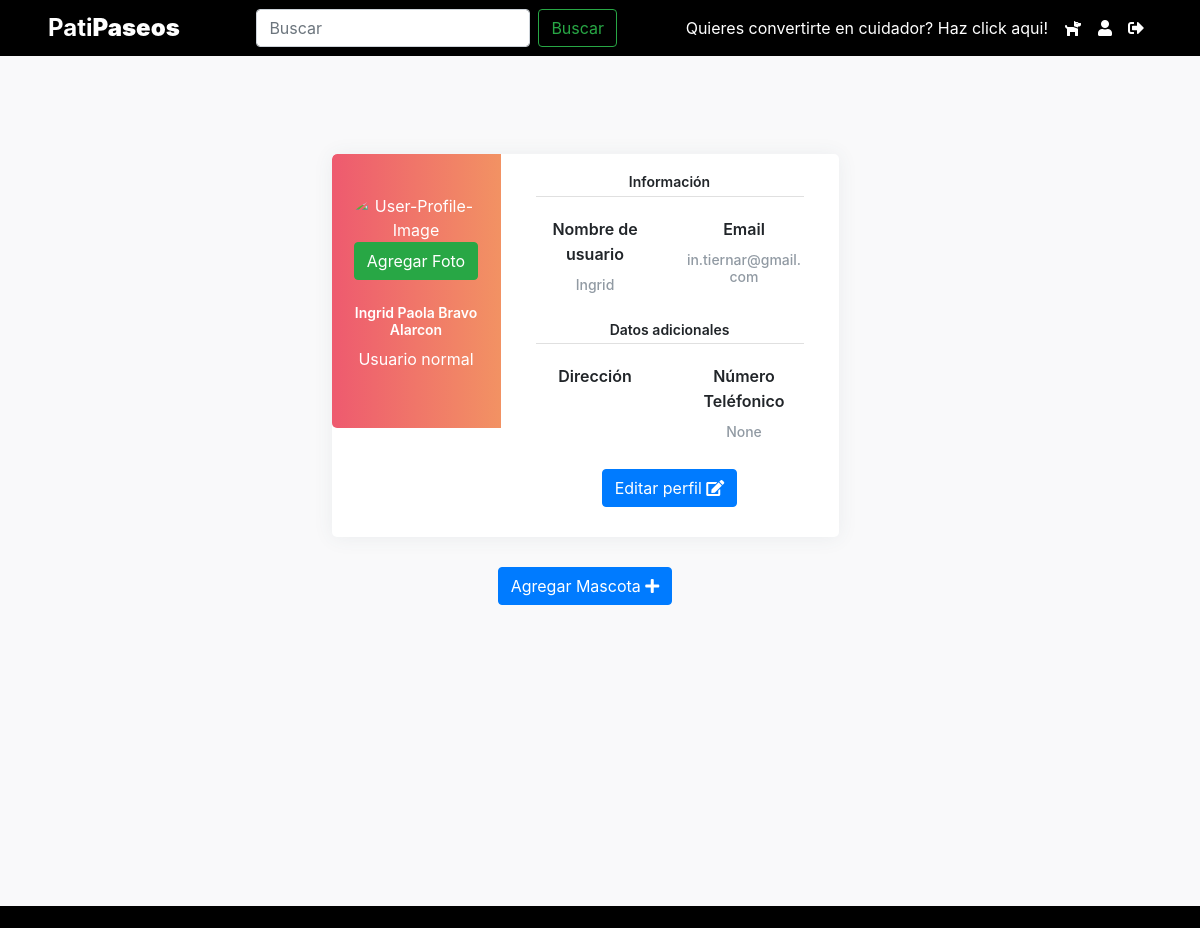
/perfil/ (signed in), run on an earlier commit of the app's database.
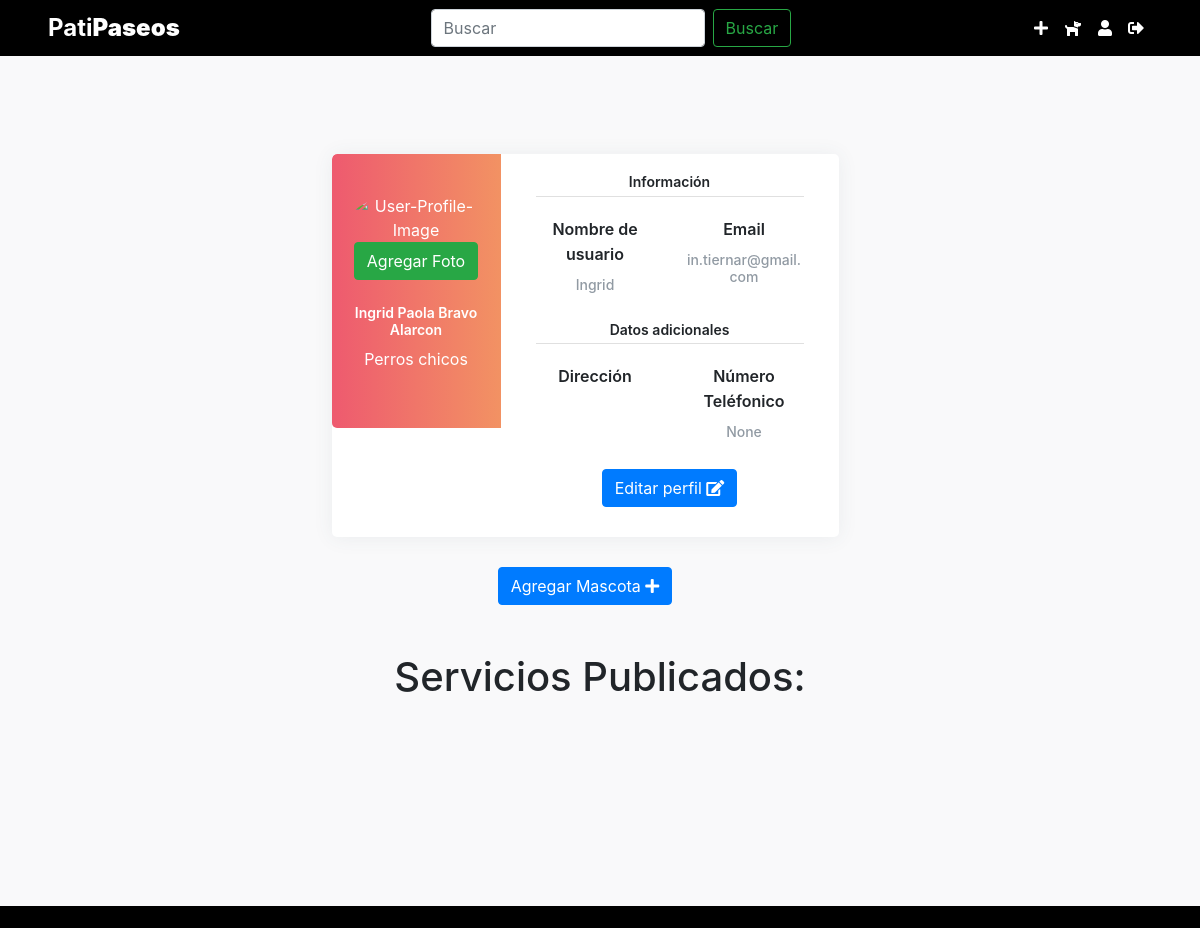
And on a later commit of the database.
### app_mascotas/models.py (models this page shows, shortened)
class Propietario(AbstractUser):
    rut = models.CharField(max_length=20, unique=True, default="")
    direccion = models.CharField(max_length=255, default="")
    imagen = models.ImageField(upload_to="imgprod", null=True)
    es_cuidador = models.BooleanField(default=False)
    telefono = models.CharField(max_length=15, blank=True, null=True)

class Cuidador(models.Model):
    propietario = models.OneToOneField(Propietario, on_delete=models.CASCADE)
    id_cuidador = models.AutoField(primary_key=True)
    especializacion = models.CharField(max_length=50 ,default="")
    experiencia = models.TextField(default="")
    disponibilidad = models.CharField(max_length=50, default="Disponible")

### app_mascotas/views.py (the view)
# urls.py: path('perfil/', views.perfil, name='perfil'),
@login_required
def perfil(request):
    context = {}
    cuidador_data = None
    form_mascota = frmMascota()
    if request.method == 'POST':
        form_mascota = frmMascota(request.POST, request.FILES)
        if form_mascota.is_valid():
            nueva_mascota = form_mascota.save(commit=False)
            nueva_mascota.propietario = request.user  # Asigna el propietario de la mascota
            nueva_mascota.save()
            messages.success(request, 'Mascota agregada con éxito.')
            return redirect('perfil')
    else:
        form_mascota = frmMascota()
    mascotas_usuario = Mascota.objects.filter(propietario=request.user)
    check = Propietario.objects.filter(pk=request.user.id)
    if len(check) > 0:
        data = Propietario.objects.get(pk=request.user.id)
        context["data"] = data
        if data.es_cuidador:
            cuidador_data = Cuidador.objects.filter(propietario=data).first()
            servicios = Servicio.objects.filter(cuidador=cuidador_data)
            context["cuidador_data"] = cuidador_data
            context["servicios"] = servicios
            context["cuidador_data"] = cuidador_data
    else:
        data = None
    context["mascotas_usuario"] = mascotas_usuario
    context["form_mascota"] = form_mascota
    return render(request, "app_mascotas/perfil.html", context)

### app_mascotas/forms.py
class frmMascota(forms.ModelForm):
    class Meta:
        model=Mascota
        fields=["nombre_mascota","tipo_mascota","tamaño_mascota","raza_mascota", "imagen"]
    def __init__(self, *args, **kwargs):
        super().__init__(*args, **kwargs)
        self.helper = FormHelper(self)
        self.helper.form_method = 'post'
        self.helper.add_input(Submit('submit', 'Guardar'))
        self.fields['raza_mascota'].required = False
        self.fields['imagen'].required = False

### app_mascotas/templates/app_mascotas/perfil.html (shortened to what this page needs)
{% extends "app_mascotas/base.html" %}
{% load static %}
{% load crispy_forms_tags %}
{% block content %}
<div class="page-content page-container" id="page-content">
    <div class="padding">
        <div class="row container d-flex justify-content-center">
            <div class="col-xl-6 col-md-12">
                <div class="card user-card-full">
                    <div class="row m-l-0 m-r-0">
                        <div class="col-sm-4 bg-c-lite-green user-profile">
                            <div class="card-block text-center text-white">
                                <div class="m-b-25">
                                    {% if data.imagen %}
                                        <img src="{{ data.imagen.url }}" class="circle responsive-img" alt="User-Profile-Image">
                                        <button class="btn btn-info m-t-10" onclick="editProfileImage()"><i class="fas fa-edit"></i></button>
                                    {% else %}
                                        <img src="{% static 'img/no_avatar.jpg' %}" class="img-radius" alt="User-Profile-Image">
                                        <button class="btn btn-success m-t-10" onclick="addProfileImage()">Agregar Foto</button>
                                    {% endif %}
                                </div>
                                <h6 class="f-w-600">{{ data.first_name }} {{ data.last_name }}</h6>
                                <p>{{ cuidador_data.especializacion|default:"Usuario normal" }}</p>
                            </div>
                        </div>
                        <div class="col-sm-8">
                            <div class="card-block">
                                <h6 class="m-b-20 p-b-5 b-b-default f-w-600">Información</h6>
                                <div class="row">
                                    <div class="col-sm-6">
                                        <p class="m-b-10 f-w-600">Nombre de usuario</p>
                                        <h6 class="text-muted f-w-400">{{ data.username }}</h6>
                                    </div>
                                    <div class="col-sm-6">
                                        <p class="m-b-10 f-w-600">Email</p>
                                        <h6 class="text-muted f-w-400">{{ data.email }}</h6>
                                    </div>
                                </div>
                                <h6 class="m-b-20 m-t-40 p-b-5 b-b-default f-w-600">Datos adicionales</h6>
                                <div class="row">
                                    <div class="col-sm-6">
                                        <p class="m-b-10 f-w-600">Dirección</p>
                                    </div>
                                    <div class="col-sm-6">
                                        <p class="m-b-10 f-w-600">Número Teléfonico</p>
                                        <h6 class="text-muted f-w-400">{{data.telefono}}</h6>
                                    </div>
                                </div>
                                <ul class="social-link list-unstyled m-t-40 m-b-10">
                                     <a href="{% url 'editar_perfil' data.id %}" class="btn btn-primary">Editar perfil
                                        <i class="fas fa-edit"></i>
                                    </a>
                                </ul>
                            </div>
                        </div>
                    </div>
                </div>
                <a class="btn btn-primary" data-toggle="modal" data-target="#agregarMascotaModal">
                    Agregar Mascota <i class="fas fa-plus"></i>
                </a>
            </div>
        </div>
    </div>
    {% if cuidador_data %}
    <div class="col-md-12">
        <h1>Servicios Publicados:</h1>
    </div>
{% else %}
    <div class="col-md-12">
        <p></p>
    </div>
{% endif %}
</div>
{% endblock %}

### app_mascotas/templates/app_mascotas/base.html (shortened to what this page needs)
<!DOCTYPE html>
<html lang="en">
{% load static %}
<head>
    <link rel="stylesheet" href="https://maxcdn.bootstrapcdn.com/bootstrap/4.5.2/css/bootstrap.min.css">
    <link rel="stylesheet" href="https://cdnjs.cloudflare.com/ajax/libs/font-awesome/5.15.3/css/all.min.css">
    <link rel="stylesheet" type="text/css" href="https://cdn.jsdelivr.net/npm/daterangepicker/daterangepicker.css" />
    <link rel="stylesheet" href="{% static 'app_mascotas/css/estilo.css' %}">
</head>
<body>
    <header>
        <nav class="navbar navbar-expand-lg navbar-dark">
            <a class="navbar-brand" href="{% url 'index' %}"><h1>Pati<strong>Paseos</strong></h1></a>
            <div class="collapse navbar-collapse" id="navbarTogglerDemo03">
                <form method="get" action="{% url 'index' %}" class="form-inline my-2 my-lg-0">
                    <input class="form-control mr-sm-2" name="q" type="search" placeholder="Buscar" aria-label="Buscar">
                    <button class="btn btn-outline-success my-2 my-sm-0" type="submit">Buscar</button>
                  </form>
                {% if user.is_authenticated %}
                    <ul class="navbar-nav ml-auto">
                    {% if not user.es_cuidador %}
                        <li class="nav-item">
                            <a class="nav-link" href="{% url "cuidador" %}">Quieres convertirte en cuidador? Haz click aqui!</a>
                        </li>
                    {% endif %}
                    {% if user.es_cuidador %}
                        <li class="nav-item">
                            <a class="nav-link" href="{% url "servicio" %}"><i class="fas fa-solid fa-plus"></i></a>
                        </li>
                    {% endif %}
                        <li class="nav-item">
                            <a class="nav-link" href="{% url "prestacion" %}"><i class="fas fa-solid fa-dog"></i></a>
                        </li>
                        <li class="nav-item">
                            <a class="nav-link" href="{% url "perfil" %}"><i class="fas fa-solid fa-user"></i></a>
                        </li>
                        <li class="nav-item">
                            <a class="nav-link" href="#" onclick="confirmLogout()" ><i class="fas fa-sign-out-alt"></i>
                            </a>
                        </li>
                    </ul>
                {% endif %}
            </div>
        </nav>
    </header>
    <main class="contenido-principal">
        <div id="content-wrap">
        {% block content %}
        {% endblock %}
    </main>
      <footer>
      </footer>
</body>
</html>

### app_mascotas/static/app_mascotas/css/estilo.css (style rules this page uses)
header { background-color: rgb(0, 0, 0); color: #fff; position: relative; padding: 0 2rem; }
header h1 { margin: 0; }
footer { text-align: center; padding: 3px; background-color: rgb(0, 0, 0); color: white; width: 100%; }
.contenido-principal { text-align: center; margin-top: 50px; position: relative; min-height: 100vh; }
#content-wrap { padding-bottom: 2.5rem; }
.contenido-principal p { font-size: 16px; }
ul { list-style: none; padding-left: 0; }
.card { transition: transform 0.2s; }
.navbar-nav .nav-item .nav-link { color: #ffffff; transition: color 0.3s; }
.navbar-brand h1 { color: #ffffff; font-size: 1.5rem; font-weight: bold; transition: color 0.3s; text-decoration: none; }
body { background-color: #f9f9fa }
.padding { padding: 3rem !important }
.user-card-full { overflow: hidden; }
.card { border-radius: 5px; -webkit-box-shadow: 0 1px 20px 0 rgba(69,90,100,0.08); box-shadow: 0 1px 20px 0 rgba(69,90,100,0.08); border: none; margin-bottom: 30px; }
.m-r-0 { margin-right: 0px; }
.m-l-0 { margin-left: 0px; }
.user-card-full .user-profile { border-radius: 5px 0 0 5px; overflow: hidden; }
.bg-c-lite-green { background: -webkit-gradient(linear, left top, right top, from(#f29263), to(#ee5a6f)); background: linear-gradient(to right, #ee5a6f, #f29263); height: 100%; display: flex; align-items: center; justify-content: center; }
.bg-c-lite-green img { max-width: 100%; max-height: 100%; border-radius: 50%; }
.user-profile { padding: 20px 0; }
.card-block { padding: 1.25rem; }
.m-b-25 { margin-bottom: 25px; }
.img-radius { border-radius: 5px; }
h6 { font-size: 14px; }
.card .card-block p { line-height: 25px; }
.b-b-default { border-bottom: 1px solid #e0e0e0; }
.m-b-20 { margin-bottom: 20px; }
.p-b-5 { padding-bottom: 5px !important; }
.m-b-10 { margin-bottom: 10px; }
.text-muted { color: #919aa3 !important; }
.f-w-600 { font-weight: 600; }
.m-t-40 { margin-top: 20px; }

What changed in the data, as far as the page shows it:
changed Propietario "Ingrid Paola": es_cuidador False → True (drawn)
added Cuidador: especializacion "Perros chicos"
Also different on the page:
{{ cuidador_data.especializacion|default:"Usuario normal" }}: "Usuario normal" → (not shown)
text no longer shown: "Quieres convertirte en cuidador? Haz click aqui!"
text now shown: "Servicios Publicados:"
